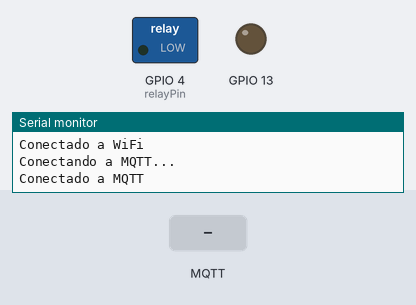
The sketch below on a simulated ESP32. Parts: switched loads named in the sketch (green lamp = pin HIGH), output pins drawn as LEDs (lit = HIGH), the last lines printed to the serial monitor. The inputs (shaded band) are chosen by the test bench. WiFi joins after 1.5 s; servers stay silent unless stated; no MQTT or app messages arrive unless stated.

Above: at 3.2 s.
3.3 s: MQTT message "1" arrives on the first subscribed topic
At 4.3 s:
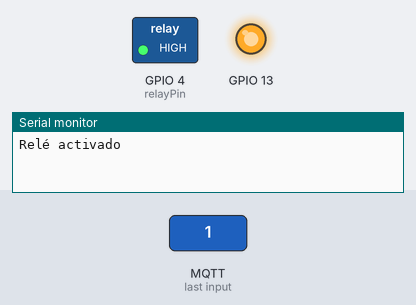
4.9 s: MQTT message "0" arrives on the first subscribed topic
6.4 s: MQTT message "2" arrives on the first subscribed topic
At 10.2 s:
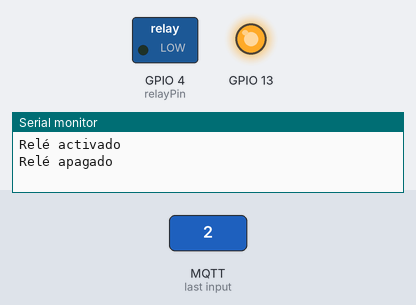
Timing chart, 0 to 12.9 s (numbered marks = the images above; inputs shaded):
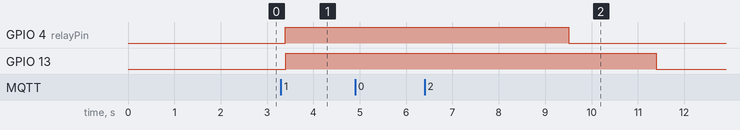

Measured:
- after the input at 3.3 s, GPIO 4 (relayPin): LOW → HIGH after 0.09 s; GPIO 13: LOW → HIGH after 0.11 s
- after the input at 6.4 s, GPIO 4 (relayPin): HIGH → LOW after 3.1 s instead of 1.6 s; GPIO 13: HIGH → LOW after 5.0 s instead of 3.5 s

The sketch:

Arduino_door.ino
```cpp
#include <WiFi.h>
#include <PubSubClient.h>
#include <ArduinoJson.h>

// Configuración de WiFi
const char* ssid = "Fablab_Torino";
const char* password = "Fablab.Torino!";

// Configuración de MQTT
const char* mqtt_server = "172.26.34.36";
const char* mqtt_topic_door1 = "Door1_topic";
const char* mqtt_username = "tu_usuario";
const char* mqtt_password = "tu_contraseña";

WiFiClient espClient;
PubSubClient client(espClient);

// Variables para almacenar el estado de los LED
bool ledStateDoor1 = false;
unsigned long ledOnTimeDoor1 = 0;

// Datos del timbre
const char* hostname = "your esp-rfid hostname"; // Cambia esto por tu hostname

// Configuración del relé
const int relayPin = 4; // Pin al que está conectado el relé (ajusta si es necesario)
unsigned long relayOnTime = 0; // Para gestionar el tiempo de activación del relé

void setup() {
  Serial.begin(9600);

  // Conexión a WiFi
  WiFi.begin(ssid, password);
  while (WiFi.status() != WL_CONNECTED) {
    delay(1000);
    Serial.println("Conectando a WiFi...");
  }
  Serial.println("Conectado a WiFi");

  // Conexión a MQTT
  client.setServer(mqtt_server, 1883);
  client.setCallback(callback);

  while (!client.connected()) {
    Serial.println("Conectando a MQTT...");
    if (client.connect("ArduinoClient", mqtt_username, mqtt_password)) {
      Serial.println("Conectado a MQTT");
      client.subscribe(mqtt_topic_door1);
    } else {
      Serial.print("Error al conectar: ");
      Serial.print(client.state());
      delay(2000);
    }
  }

  // Inicializar los pines de los LED
  pinMode(13, OUTPUT);
  pinMode(relayPin, OUTPUT); // Configurar el pin del relé como salida
  digitalWrite(relayPin, LOW); // Asegurarse de que el relé está apagado al inicio
}

void loop() {
  if (!client.connected()) {
    reconnect();
  }
  client.loop();

  // Controlar el LED de la puerta 1 según su estado
  controlLED(13, ledStateDoor1, ledOnTimeDoor1);

  // Controlar el relé, apagar después de 3 segundos
  if (millis() - relayOnTime >= 3000 && relayOnTime > 0) { // Después de 3 segundos
    digitalWrite(relayPin, LOW); // Apagar el relé
    Serial.println("Relé apagado"); // Imprimir mensaje cuando el relé se apaga
    relayOnTime = 0; // Resetear el tiempo
  }
}

void callback(char* topic, byte* payload, unsigned int length) {
  Serial.print("Mensaje recibido [");
  Serial.print(topic);
  Serial.print("] ");
  for (int i = 0; i < length; i++) {
    Serial.print((char)payload[i]);
  }
  Serial.println();

  // Control de los LED basado en el topic del mensaje recibido
  if (strcmp(topic, mqtt_topic_door1) == 0) {
    ledStateDoor1 = true;
    ledOnTimeDoor1 = millis();
    sendDoorbellMessage("Door 1"); // Enviar mensaje del timbre
    sendNotificationToPublisher("Door 1 opened"); // Enviar notificación al publicador

    // Activar el relé para encender las luces (12V) durante 3 segundos
    digitalWrite(relayPin, HIGH); // Encender el relé (12V)
    Serial.println("Relé activado"); // Imprimir mensaje cuando el relé se activa
    relayOnTime = millis(); // Registrar el tiempo de activación del relé
  } else {
    ledStateDoor1 = false;
  }
}

void sendDoorbellMessage(const char* doorName) {
  unsigned long currentTime = millis() / 1000; // Tiempo en segundos
  StaticJsonDocument<200> jsonDoc; // Crear un documento JSON

  jsonDoc["type"] = "INFO"; // Tipo de mensaje
  jsonDoc["src"] = doorName; // Nombre de la puerta
  jsonDoc["desc"] = "Doorbell ringing"; // Descripción del evento
  jsonDoc["data"] = ""; // Datos adicionales (vacío en este caso)
  jsonDoc["time"] = currentTime; // Marca de tiempo
  jsonDoc["cmd"] = "event"; // Comando relacionado

  // Asignar el nombre del host basado en el nombre de la puerta
  String topicName = String(doorName) + "_topic";
  jsonDoc["hostname"] = topicName; // Nombre del host

  String jsonString;
  serializeJson(jsonDoc, jsonString); // Serializar el documento JSON a una cadena

  Serial.println(jsonString); // Imprimir mensaje en el monitor serial
  client.publish("door/events", jsonString.c_str()); // Publicar el mensaje en el tópico MQTT
}

void sendNotificationToPublisher(const char* message) {
  StaticJsonDocument<200> jsonDoc; // Crear un documento JSON para la notificación

  jsonDoc["type"] = "INFO"; // Tipo de mensaje
  jsonDoc["message"] = message; // Mensaje de notificación

  String jsonString;
  serializeJson(jsonDoc, jsonString); // Serializar el documento JSON a una cadena

  // Publicar el mensaje en el tópico de notificaciones
  client.publish("door/notifications", jsonString.c_str());
}

void reconnect() {
  while (!client.connected()) {
    Serial.println("Reconectando a MQTT...");
    if (client.connect("ArduinoClient", mqtt_username, mqtt_password)) {
      Serial.println("Conectado");
      client.subscribe(mqtt_topic_door1);
    } else {
      Serial.print("Error al reconectar: ");
      Serial.print(client.state());
      delay(5000);
    }
  }
}

void controlLED(int ledPin, bool& ledState, unsigned long& ledOnTime) {
  if (ledState && (millis() - ledOnTime >= 5000)) { // Si el LED está encendido y han pasado 5 segundos
    ledState = false; // Apagar el LED
  }
  digitalWrite(ledPin, ledState);
}
```
